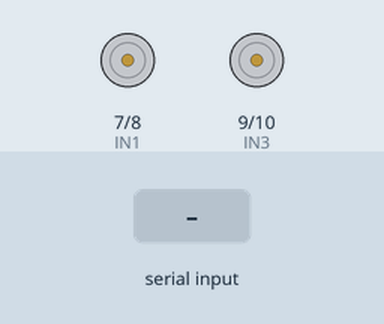
The sketch below on a simulated Arduino Uno, built with avr-gcc and run on an emulated ATmega328P. On the bench: motor-driver pin pairs drawn as motors (green arrow = first pin HIGH = forward, orange = second pin HIGH = backward, longer = more drive, scaled by the enable pin). The test bench sets the inputs (shaded band).

Above: at 1.2 s.
1.3 s: "F" received over the second serial link
At 1.9 s:
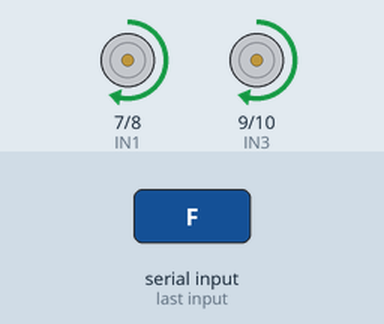
2.8 s: "B" received over the second serial link
At 4.0 s:
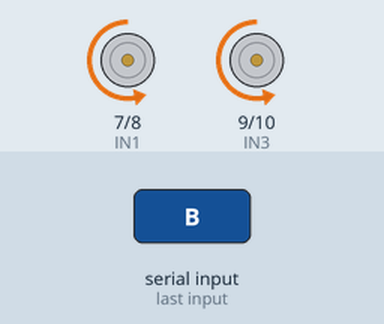
4.3 s: "L" received over the second serial link
At 5.3 s:
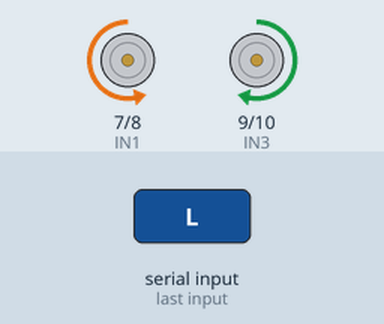
5.8 s: "R" received over the second serial link
At 6.5 s:
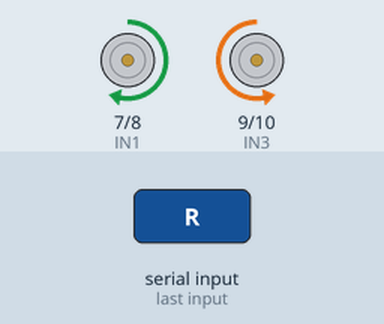
7.3 s: "0" received over the second serial link
At 7.6 s:
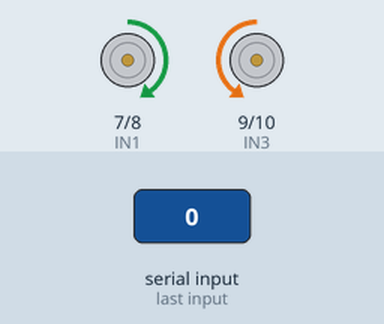
8.8 s: "S" received over the second serial link
At 10.0 s:
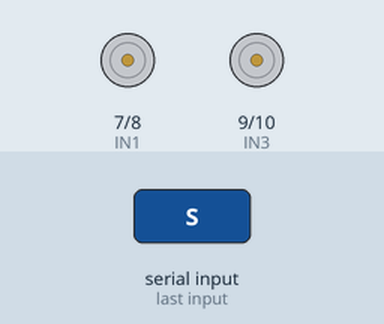
Timing chart, 0 to 11.3 s (numbered marks = the images above; inputs shaded):
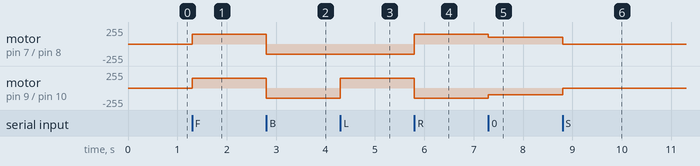

The sketch:

robot_control.ino
```cpp
#include <SoftwareSerial.h> // Bluetooth module (HC-05)

// Bluetooth setup
SoftwareSerial BT(11, 12); // RX, TX

// Motor Driver Pins
#define ENA 6
#define ENB 5
#define IN1 7
#define IN2 8
#define IN3 9
#define IN4 10

// Global variables
int speedVal = 150;
char command;

// -------------------- Setup --------------------
void setup() {
  // Motor pins
  pinMode(ENA, OUTPUT);
  pinMode(ENB, OUTPUT);
  pinMode(IN1, OUTPUT);
  pinMode(IN2, OUTPUT);
  pinMode(IN3, OUTPUT);
  pinMode(IN4, OUTPUT);

  // Bluetooth initialization
  BT.begin(9600);

  // Initial speed
  analogWrite(ENA, speedVal);
  analogWrite(ENB, speedVal);
}

// -------------------- Movement Functions --------------------
void forward() {
  digitalWrite(IN1, HIGH);
  digitalWrite(IN2, LOW);
  digitalWrite(IN3, HIGH);
  digitalWrite(IN4, LOW);
}

void back() {
  digitalWrite(IN1, LOW);
  digitalWrite(IN2, HIGH);
  digitalWrite(IN3, LOW);
  digitalWrite(IN4, HIGH);
}

void left() {
  digitalWrite(IN1, LOW);
  digitalWrite(IN2, HIGH);
  digitalWrite(IN3, HIGH);
  digitalWrite(IN4, LOW);
}

void right() {
  digitalWrite(IN1, HIGH);
  digitalWrite(IN2, LOW);
  digitalWrite(IN3, LOW);
  digitalWrite(IN4, HIGH);
}

void stopMotor() {
  digitalWrite(IN1, LOW);
  digitalWrite(IN2, LOW);
  digitalWrite(IN3, LOW);
  digitalWrite(IN4, LOW);
}

// -------------------- Main Loop --------------------
void loop() {
  if (BT.available()) {
    command = BT.read();

    switch (command) {
      case 'F': forward(); break;
      case 'B': back(); break;
      case 'L': left(); break;
      case 'R': right(); break;
      case 'S': stopMotor(); break;

      // Speed control
      case '0': speedVal = 100; break;
      case '1': speedVal = 150; break;
      case '2': speedVal = 200; break;
      case '3': speedVal = 255; break;
    }

    // Apply speed setting
    analogWrite(ENA, speedVal);
    analogWrite(ENB, speedVal);
  }
}
```

Measured:
- after the input at 1.3 s, motor on pin 7 (IN1) / pin 8 (IN2), motor on pin 9 (IN3) / pin 10 (IN4): stopped → forward 150/255 at once
- after the input at 2.8 s, motor on pin 7 (IN1) / pin 8 (IN2), motor on pin 9 (IN3) / pin 10 (IN4): forward 150/255 → backward 150/255 at once
- after the input at 4.3 s, motor on pin 9 (IN3) / pin 10 (IN4): backward 150/255 → forward 150/255 at once
- after the input at 5.8 s, motor on pin 7 (IN1) / pin 8 (IN2): backward 150/255 → forward 150/255 at once; motor on pin 9 (IN3) / pin 10 (IN4): forward 150/255 → backward 150/255 at once
- after the input at 7.3 s, motor on pin 7 (IN1) / pin 8 (IN2): forward 150/255 → forward 100/255 at once; motor on pin 9 (IN3) / pin 10 (IN4): backward 150/255 → backward 100/255 at once
- after the input at 8.8 s, motor on pin 7 (IN1) / pin 8 (IN2): forward 100/255 → stopped at once; motor on pin 9 (IN3) / pin 10 (IN4): backward 100/255 → stopped at once
